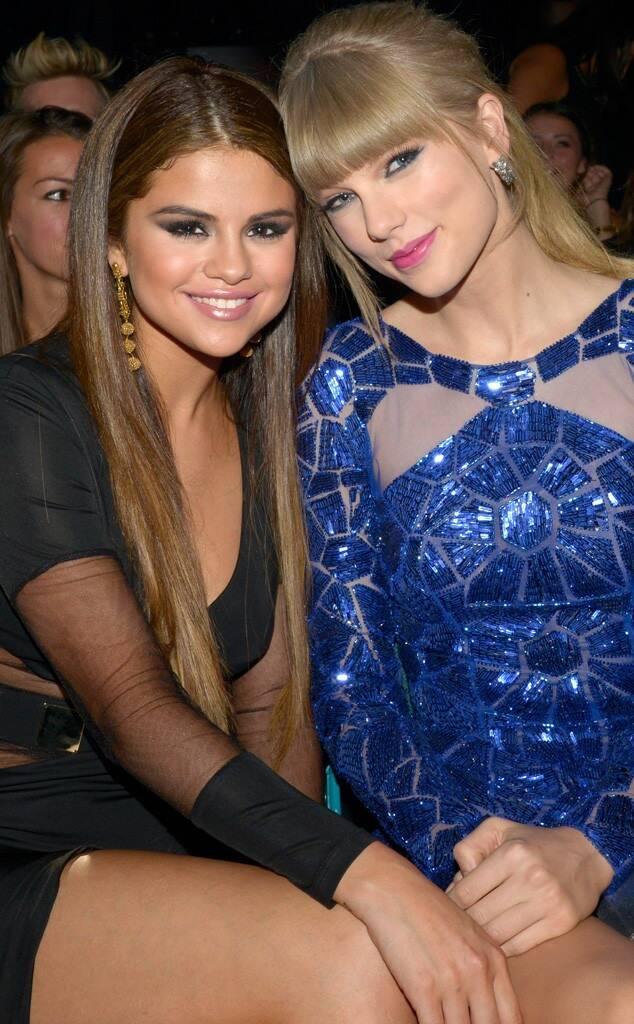
#> input picture 039. Filters using OpenCV/image1.jpg, 634 x 1024 px
$ jupyter execute Filters_OpenCV.ipynb
#> lines starting #> are read from the running program, lines starting #| are printed output that depends on the picture
#  Python and OpenCV: Apply Filters to Images

[cell 1]
import cv2
import matplotlib.pyplot as plt
import numpy as np
plt.style.use('seaborn')

[cell 2]
loaded_img = cv2.imread("image1.jpg")
#> loaded_img is the input picture: shape (1024, 634, 3); mean B, G, R 78.4, 79, 96.4
loaded_img = cv2.cvtColor(loaded_img,cv2.COLOR_BGR2RGB)
plt.figure(figsize=(8,8))
plt.imshow(loaded_img,cmap="gray")
plt.axis("off")
plt.show()

# Emboss Effect on Image

[cell 3]
Emboss_Kernel = np.array([[0,-1,-1],[1,0,-1],[1,1,0]])
Emboss_Effect_Img = cv2.filter2D(src=loaded_img, kernel=Emboss_Kernel, ddepth=-1)
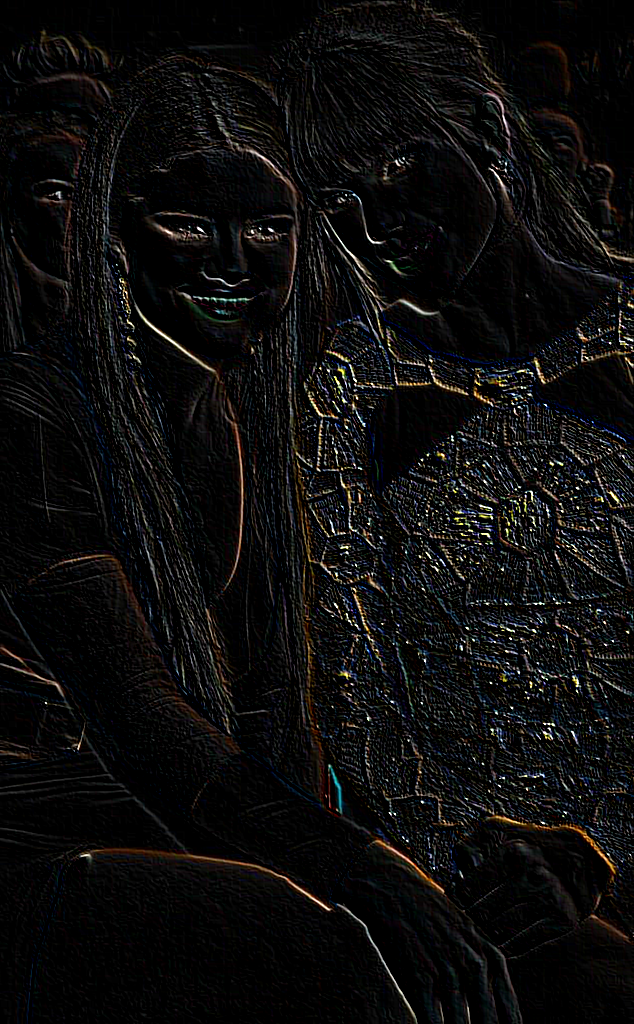
#> Emboss_Effect_Img: shape (1024, 634, 3); mean R, G, B 13.5, 12.9, 12.6
plt.figure(figsize=(8,8))
plt.imshow(Emboss_Effect_Img,cmap="gray")
plt.axis("off")
plt.show()

# Sharpen Effect on Image

[cell 4]
Sharpen_Kernel = np.array([[-1, -1, -1], [-1, 9, -1], [-1, -1, -1]])
Sharpen_Effect_Img = cv2.filter2D(src=loaded_img, kernel=Sharpen_Kernel, ddepth=-1)
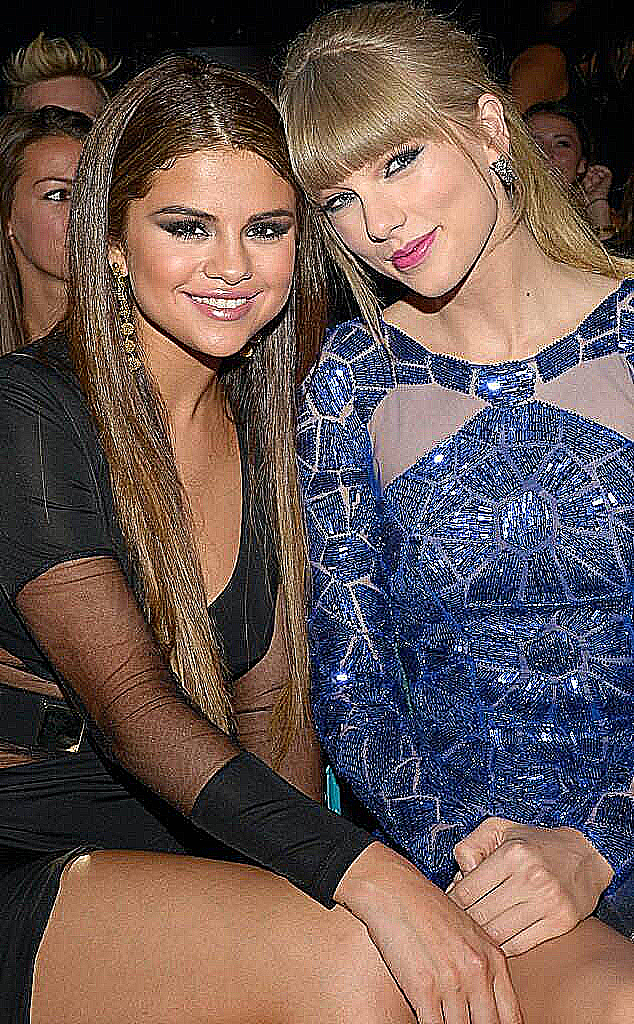
#> Sharpen_Effect_Img: shape (1024, 634, 3); mean R, G, B 103.6, 85.4, 81
plt.figure(figsize=(8,8))
plt.imshow(Sharpen_Effect_Img,cmap="gray")
plt.axis("off")
plt.show()

# Sepia Effect on Image

[cell 5]
Sepia_Kernel = np.array([[0.272, 0.534, 0.131],[0.349, 0.686, 0.168],[0.393, 0.769, 0.189]])
Sepia_Effect_Img = cv2.filter2D(src=loaded_img, kernel=Sepia_Kernel, ddepth=-1)
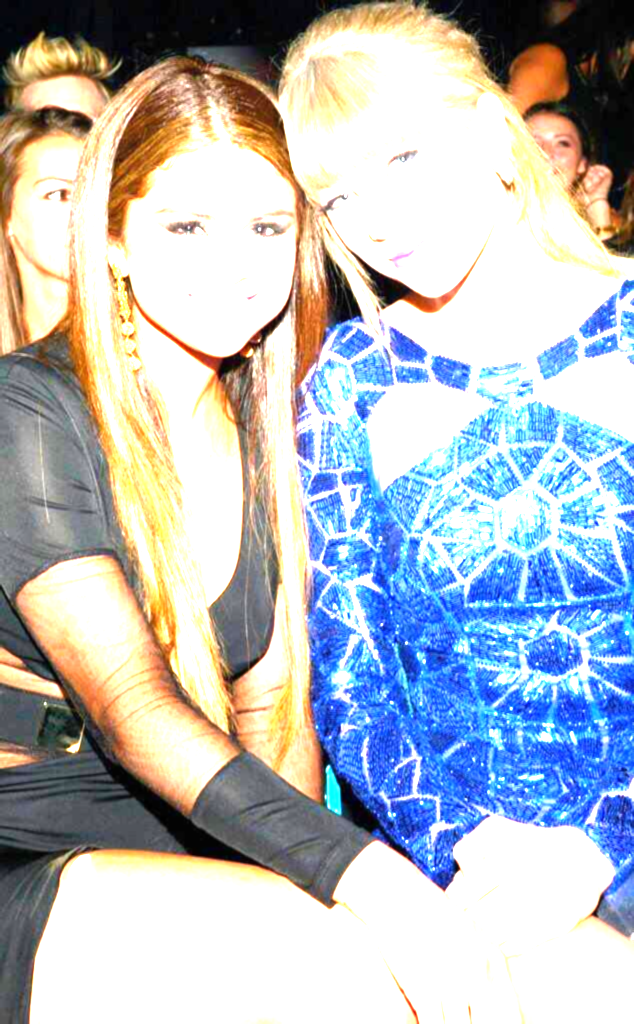
#> Sepia_Effect_Img: shape (1024, 634, 3); mean R, G, B 182.9, 188.4, 193.2
plt.figure(figsize=(8,8))
plt.imshow(Sepia_Effect_Img,cmap="gray")
plt.axis("off")
plt.show()

# Blur Effect on Image

[cell 6]
Blur_Effect_Img = cv2.GaussianBlur(loaded_img, (35, 35), 0)
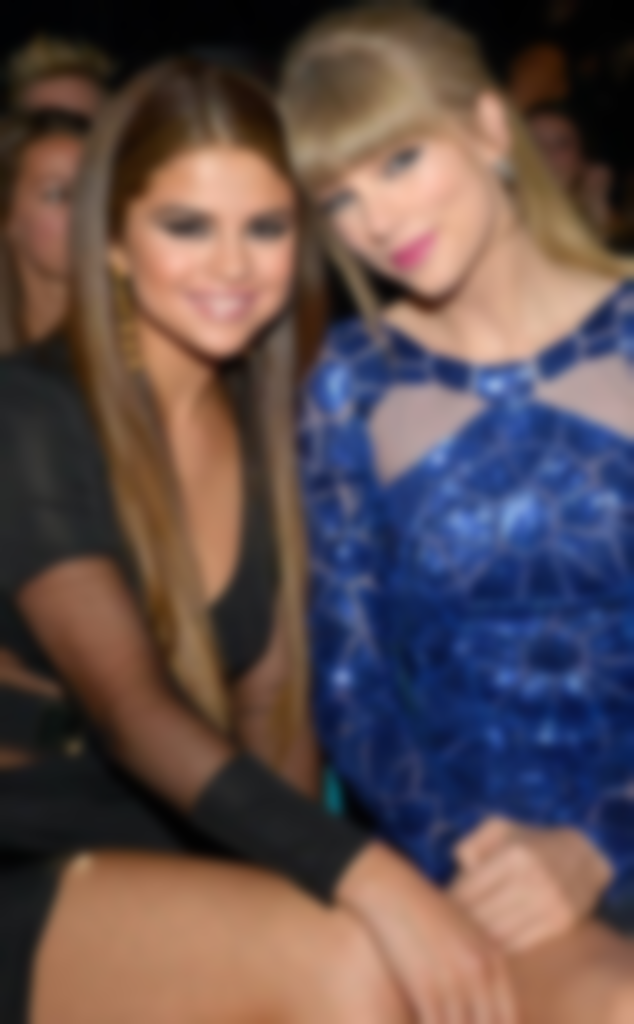
#> Blur_Effect_Img: shape (1024, 634, 3); mean R, G, B 96.4, 79, 78.4
plt.figure(figsize=(8,8))
plt.imshow(Blur_Effect_Img,cmap="gray")
plt.axis("off")
plt.show()

[cell 7]
plt.figure(figsize=(30,30))

plt.subplot(1,5,1)
plt.title("Original Image")
plt.imshow(loaded_img,cmap="gray")
plt.axis("off")

plt.subplot(1,5,2)
plt.title("Emboss Effect")
plt.imshow(Emboss_Effect_Img,cmap="gray")
plt.axis("off")

plt.subplot(1,5,3)
plt.title("Sharpen Effect")
plt.imshow(Sharpen_Effect_Img,cmap="gray")
plt.axis("off")

plt.subplot(1,5,4)
plt.title("Sepia Effect")
plt.imshow(Sepia_Effect_Img,cmap="gray")
plt.axis("off")

plt.subplot(1,5,5)
plt.title("Blur Effect")
plt.imshow(Blur_Effect_Img,cmap="gray")
plt.axis("off")

plt.savefig('Filters_using_OpenCV_output2.png', dpi = 1000,bbox_inches = 'tight')

plt.show()

$ run again, with 039. Filters using OpenCV/image.jpg copied over 039. Filters using OpenCV/image1.jpg
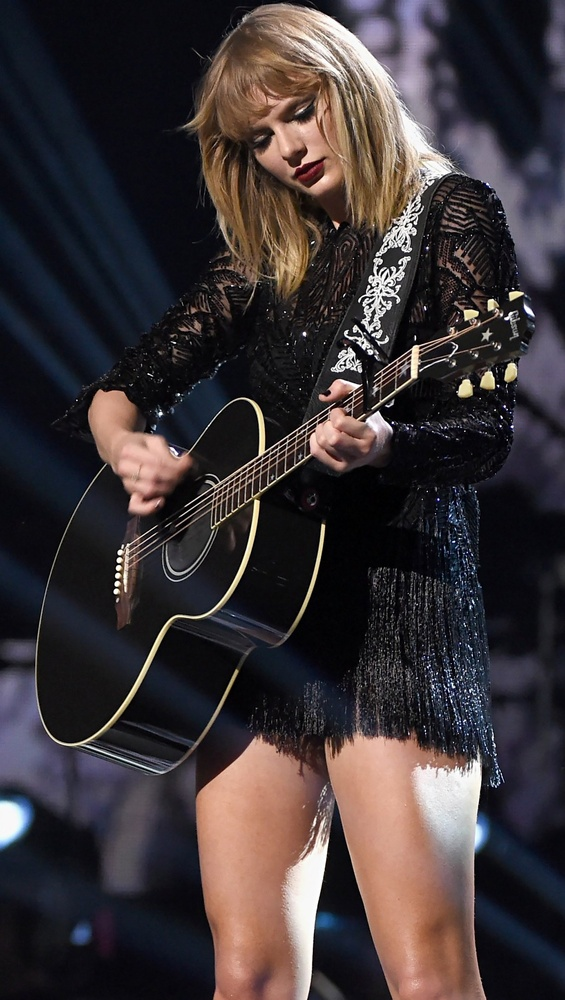
#> input picture 039. Filters using OpenCV/image.jpg, 565 x 1000 px, shrunk from 1220 x 2160 before the run
#> loaded_img is the input picture: shape (1000, 565, 3); mean B, G, R 54.6, 52.3, 60
#> `Sepia_Effect_Img = cv2.filter2D(src=loaded_img, kernel=Sepia_Kernel, d..`:
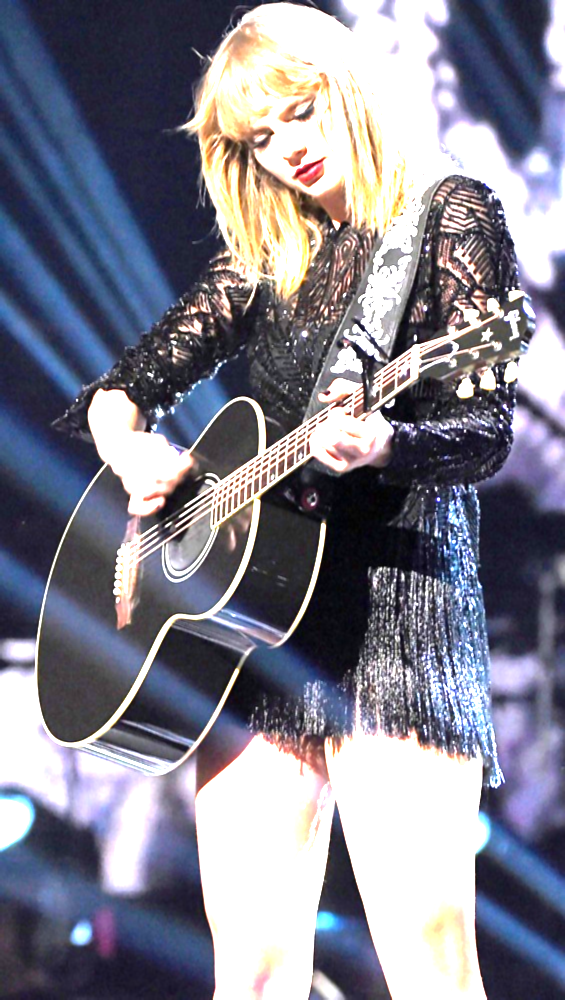
#> Sepia_Effect_Img: shape (1000, 565, 3); mean R, G, B 129.4, 129.2, 143.3
#> `Blur_Effect_Img = cv2.GaussianBlur(loaded_img, (35, 35), 0)`:
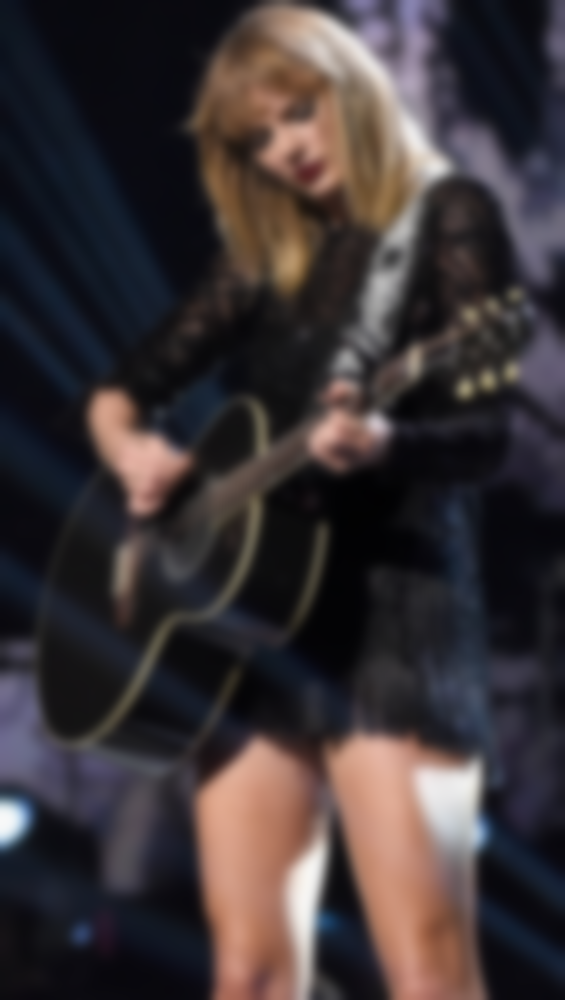
#> Blur_Effect_Img: shape (1000, 565, 3); mean R, G, B 60, 52.3, 54.6

$ run again, with 039. Filters using OpenCV/featured_img_filter_to_image.png saved as 039. Filters using OpenCV/image1.jpg
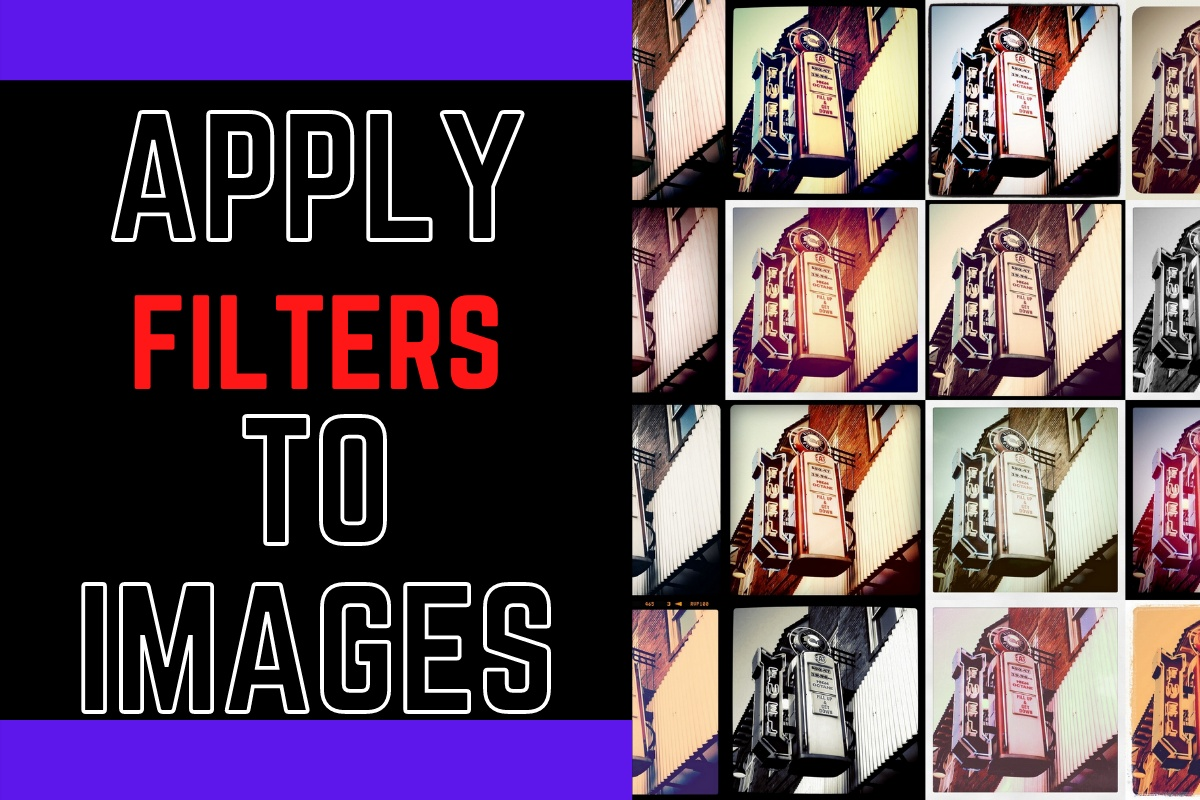
#> input picture 039. Filters using OpenCV/featured_img_filter_to_image.png, 1200 x 800 px
#> loaded_img is the input picture: shape (800, 1200, 3); mean B, G, R 91.5, 72.3, 92.6
#> `Sepia_Effect_Img = cv2.filter2D(src=loaded_img, kernel=Sepia_Kernel, d..`:
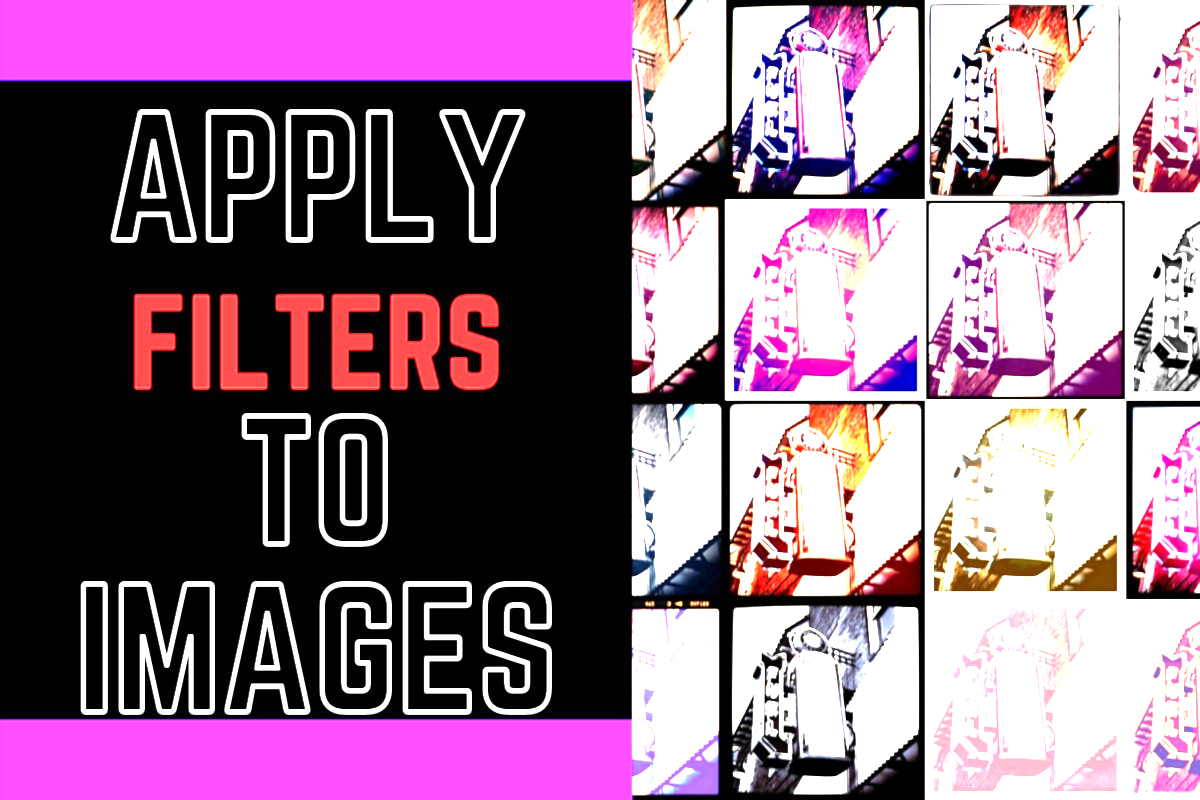
#> Sepia_Effect_Img: shape (800, 1200, 3); mean R, G, B 144.3, 113.7, 136.2
#> `Blur_Effect_Img = cv2.GaussianBlur(loaded_img, (35, 35), 0)`:
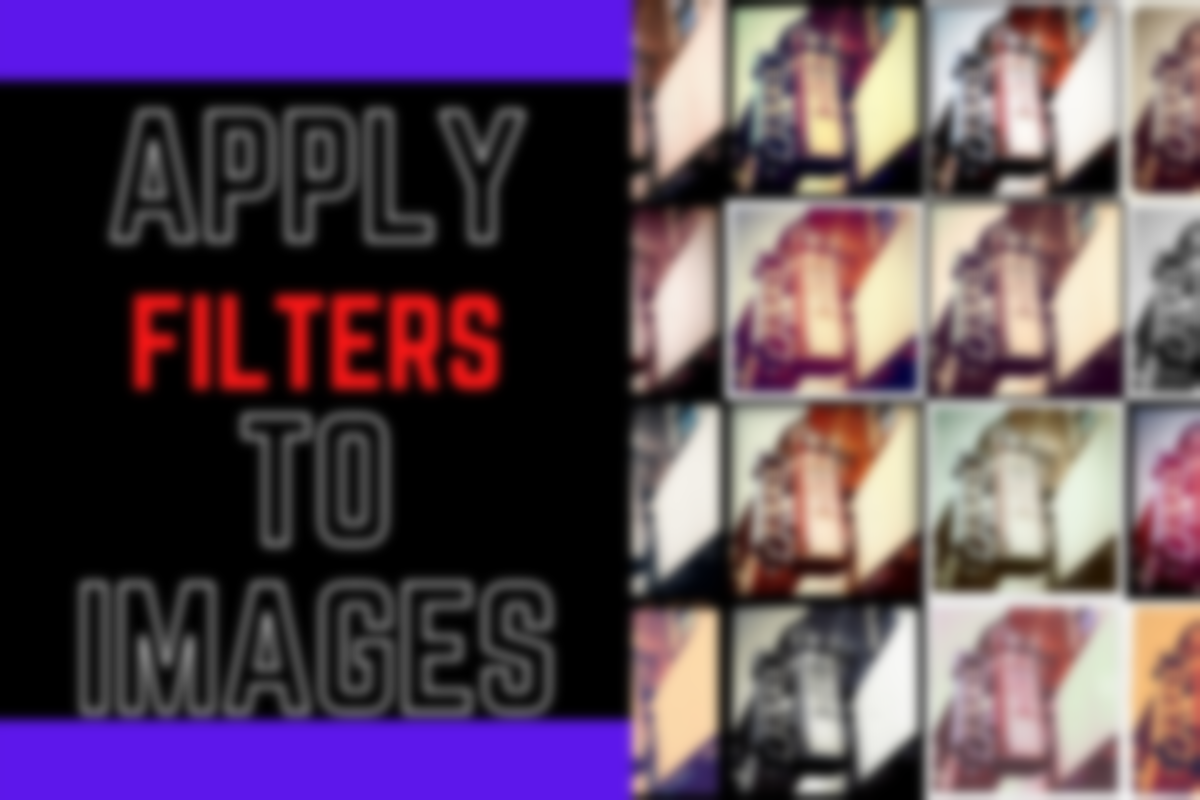
#> Blur_Effect_Img: shape (800, 1200, 3); mean R, G, B 92.6, 72.3, 91.5
